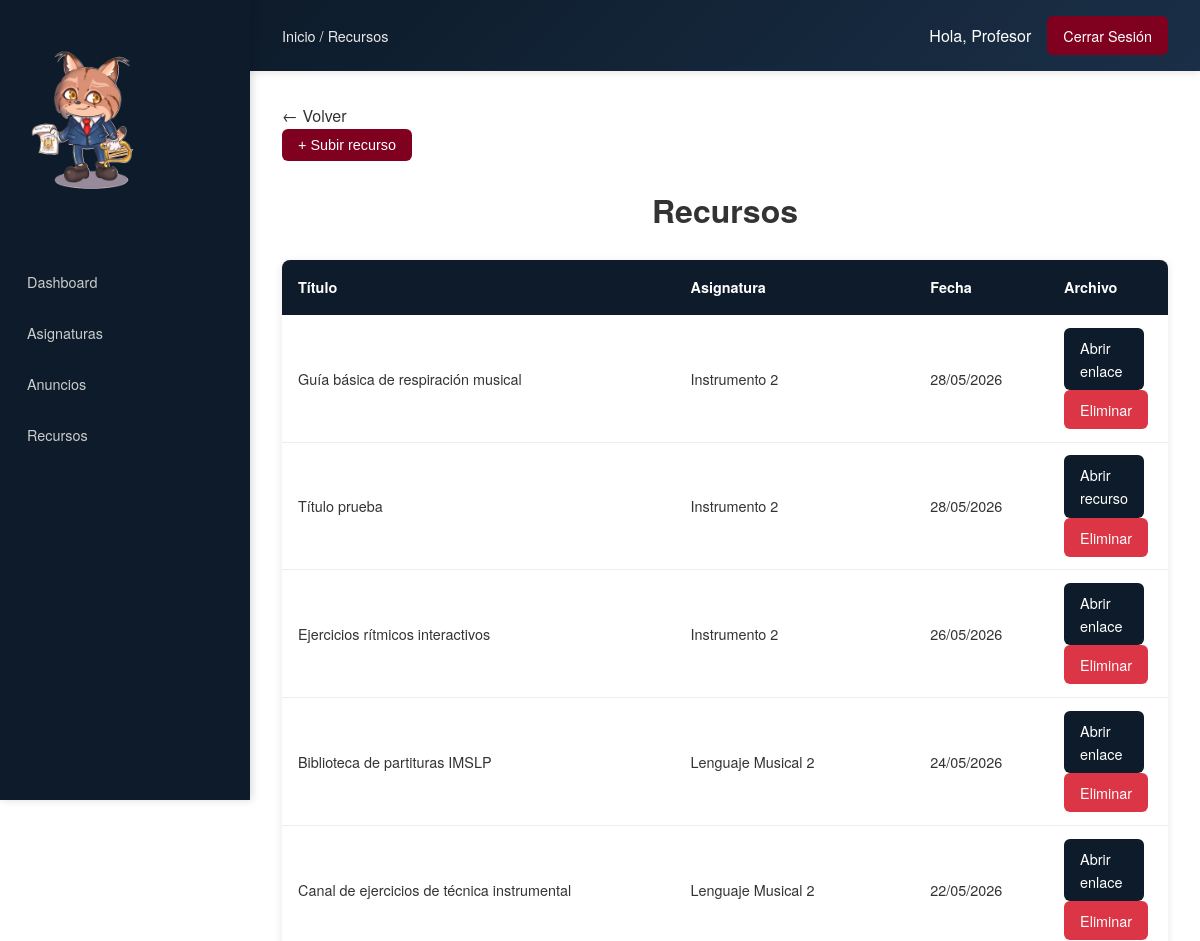
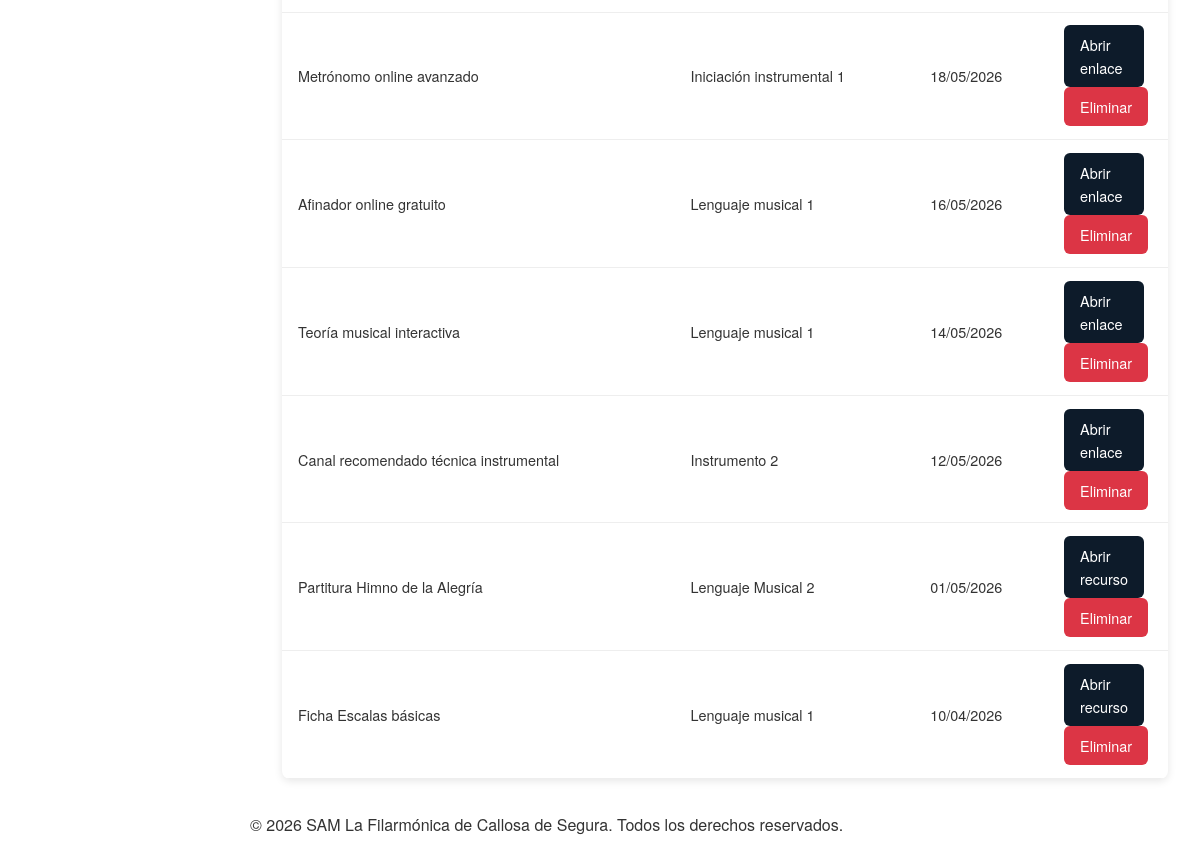
Page /profesor/recursos.php (signed in) on the committed database (2 pictures, top to bottom).
### tables this page shows
CREATE TABLE `recursos` (
  `id_recurso` int(11) NOT NULL,
  `id_asignatura` int(11) NOT NULL,
  `titulo` varchar(150) NOT NULL,
  `fecha_subida` date DEFAULT NULL,
  `publicado_por` int(11) DEFAULT NULL,
  `archivo` varchar(255) NOT NULL
);

CREATE TABLE `asignaturas` (
  `id_asignatura` int(11) NOT NULL,
  `nombre` varchar(100) NOT NULL,
  `id_curso` int(11) DEFAULT NULL,
  `id_profesor` int(11) DEFAULT NULL
);

### profesor/recursos.php (the view, shortened to what this page needs)
<?php
require_once "../includes/funciones.php";
$conexion = conectar();
$id_profesor = $_SESSION['id_usuario'];
$filtro_recursos = "";
$recursos = $conexion->query(" SELECT r.*, a.nombre AS asignatura_nombre
                                FROM recursos r
                                JOIN asignaturas a ON r.id_asignatura = a.id_asignatura
                                WHERE a.id_profesor = $id_profesor $filtro_recursos
                                ORDER BY r.fecha_subida DESC ");
include "../plantillas/header_privado.php";
include "../plantillas/navbar_privado.php";
?>
<main class="main">
<div>
    <button type="button" id="toggle-form" class="btn-crear">
        + Subir recurso
    </button>
</div>
    <h1>Recursos</h1>
    <?php if ($recursos->num_rows > 0) { ?>
        <table>
            <thead>
                <tr>
                    <th>Título</th>
                    <th>Asignatura</th>
                    <th>Fecha</th>
                    <th>Archivo</th>
                </tr>
            </thead>
            <tbody>
                <?php while ($recurso = $recursos->fetch_assoc()) { ?>
                    <tr>
                        <td> <?= $recurso['titulo'] ?> </td>
                        <td> <?= $recurso['asignatura_nombre'] ?> </td>
                        <td> <?= date("d/m/Y", strtotime($recurso['fecha_subida'])) ?> </td>
                        <td>
                            <?php
                            $archivo = $recurso['archivo'];
                            if (filter_var($archivo, FILTER_VALIDATE_URL)) {
                            ?>
                                <a href="<?= $archivo ?>" target="_blank" class="btn-editar">
                                    Abrir enlace
                                </a>
                            <?php } else { ?>
                                <a href="../subidas/recursos/<?= urlencode($archivo) ?>" target="_blank" class="btn-editar">
                                    Abrir recurso
                                </a>
                            <?php } ?>
                            <a href="?eliminar=<?= $recurso['id_recurso'] ?>"
                                class="btn-eliminar"
                                onclick="return confirm('¿Eliminar recurso?')">
                                Eliminar
                            </a>
                        </td>
                    </tr>
                <?php } ?>
            </tbody>
        </table>
    <?php } else { ?>
        <p>No hay recursos disponibles.</p>
    <?php } ?>
</main>
<?php
include "../plantillas/footer_privado.php";
?>

### estaticos/css/styles.css (style rules this page uses)
* { box-sizing: border-box; margin: 0; padding: 0; }
html, body { height: 100%; margin: 0; }
body { font-family: 'Helvetica Neue', Arial, sans-serif; line-height: 1.6; color: #333333; display: flex; flex-direction: column; min-height: 100vh; min-width: 320px; }
main { flex: 1; }
a { text-decoration: none; color: inherit; }
h1, h2, h3 { margin-bottom: 1rem; text-align: center; }

### estaticos/css/privado.css (style rules this page uses)
* { box-sizing: border-box; }
html, body { min-width: 320px; }
body { margin: 0; padding: 0; }
.main { padding: 1rem; width: 100%; max-width: 1400px; min-width: 300px; margin: 0 auto; }
table { width: 100%; display: block; overflow-x: auto; -webkit-overflow-scrolling: touch; border-collapse: collapse; margin-top: 1.5rem; background: white; border-radius: 8px; box-shadow: 0 2px 8px rgba(0, 0, 0, 0.1); font-size: 0.85rem; }
table thead { background: #0D1B2A; color: white; }
table th { padding: 0.6rem 0.4rem; text-align: left; font-weight: 600; }
table td { padding: 0.75rem 0.4rem; border-bottom: 1px solid #eee; max-height: 200px; }
td:last-child, th:last-child { width:1%; }
.btn-crear, .btn-editar, .btn-eliminar, .btn-aprobar, .btn-rechazar { display: inline-block; padding: 6px 12px; border-radius: 6px; text-decoration: none; font-size: 0.8rem; transition: all 0.3s; border: none; cursor: pointer; }
.btn-crear { background: #800020; color: white; margin-bottom: 1rem; width: 100%; }
.btn-editar { background: #0D1B2A; color: white; margin-right: 0.25rem; margin-bottom: 0.25rem; }
.btn-eliminar { background: #dc3545; color: white; margin-bottom: 0.25rem; }
@media (min-width: 768px) { .main { padding: 1.5rem; } }
@media (min-width: 768px) { table { font-size: 0.9rem; } }
@media (min-width: 768px) { table th { padding: 1rem; } }
@media (min-width: 768px) { table td { padding: 0.8rem 1rem; } }
@media (min-width: 768px) { .btn-crear, .btn-editar, .btn-eliminar, .btn-aprobar, .btn-rechazar { padding: 8px 16px; font-size: 0.9rem; } }
@media (min-width: 768px) { .btn-crear { width: auto; margin-bottom: 1.5rem; } }
@media (min-width: 768px) { .btn-editar { margin-right: 0.5rem; margin-bottom: 0; } }
@media (min-width: 768px) { .btn-eliminar { margin-bottom: 0; } }
@media (min-width: 1024px) { .main { padding: 2rem; max-width: 1200px; } }
@media (min-width: 1024px) { body { margin-left: 250px; } }

### rows in the picture
recursos: titulo "Guía básica de respiración musical", id_asignatura.nombre "Instrumento 2", fecha_subida "28/05/2026"
recursos: titulo "Título prueba", id_asignatura.nombre "Instrumento 2", fecha_subida "28/05/2026"
recursos: titulo "Ejercicios rítmicos interactivos", id_asignatura.nombre "Instrumento 2", fecha_subida "26/05/2026"
recursos: titulo "Biblioteca de partituras IMSLP", id_asignatura.nombre "Lenguaje Musical 2", fecha_subida "24/05/2026"
recursos: titulo "Canal de ejercicios de técnica instrumental", id_asignatura.nombre "Lenguaje Musical 2", fecha_subida "22/05/2026"
recursos: titulo "Metrónomo online avanzado", id_asignatura.nombre "Iniciación instrumental 1", fecha_subida "18/05/2026"
recursos: titulo "Afinador online gratuito", id_asignatura.nombre "Lenguaje musical 1", fecha_subida "16/05/2026"
recursos: titulo "Teoría musical interactiva", id_asignatura.nombre "Lenguaje musical 1", fecha_subida "14/05/2026"
recursos: titulo "Canal recomendado técnica instrumental", id_asignatura.nombre "Instrumento 2", fecha_subida "12/05/2026"
recursos: titulo "Partitura Himno de la Alegría", id_asignatura.nombre "Lenguaje Musical 2", fecha_subida "01/05/2026"
recursos: titulo "Ficha Escalas básicas", id_asignatura.nombre "Lenguaje musical 1", fecha_subida "10/04/2026"

### other values in the picture
$breadcrumbs[$pagina_actual] "Recursos"
$nombre "Profesor"
